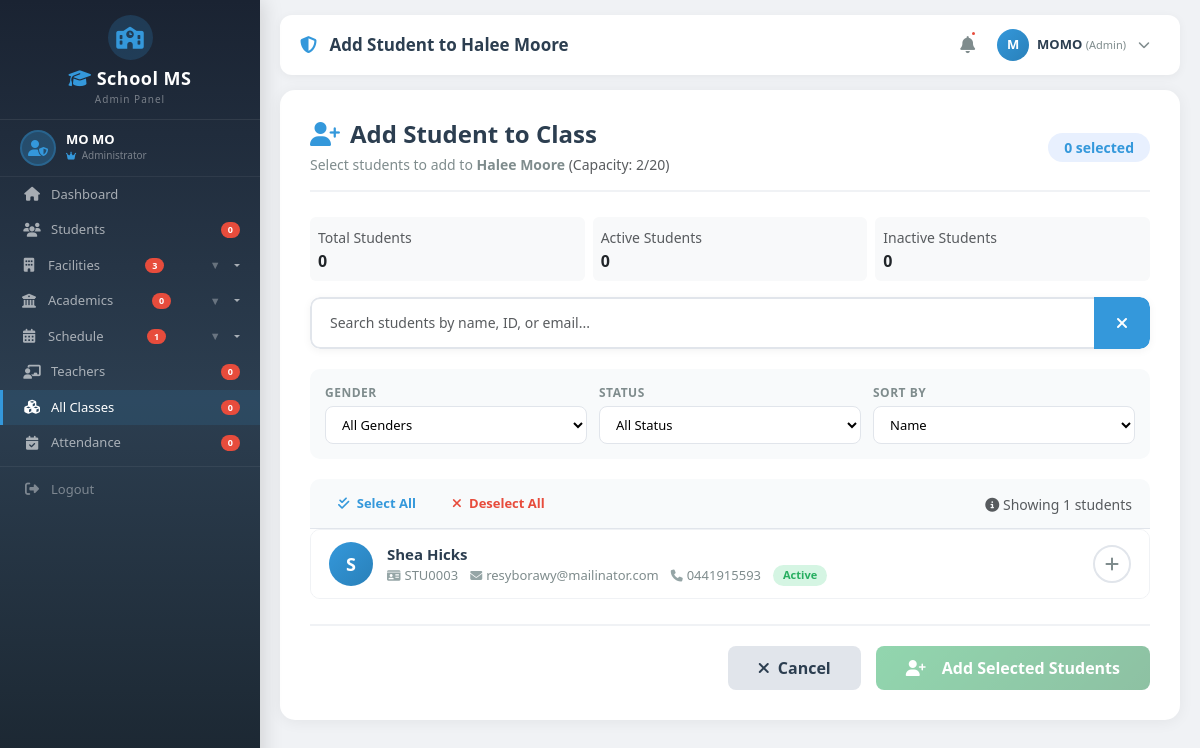
Page /classes/1/add-student/ (signed in) on the earlier database version.
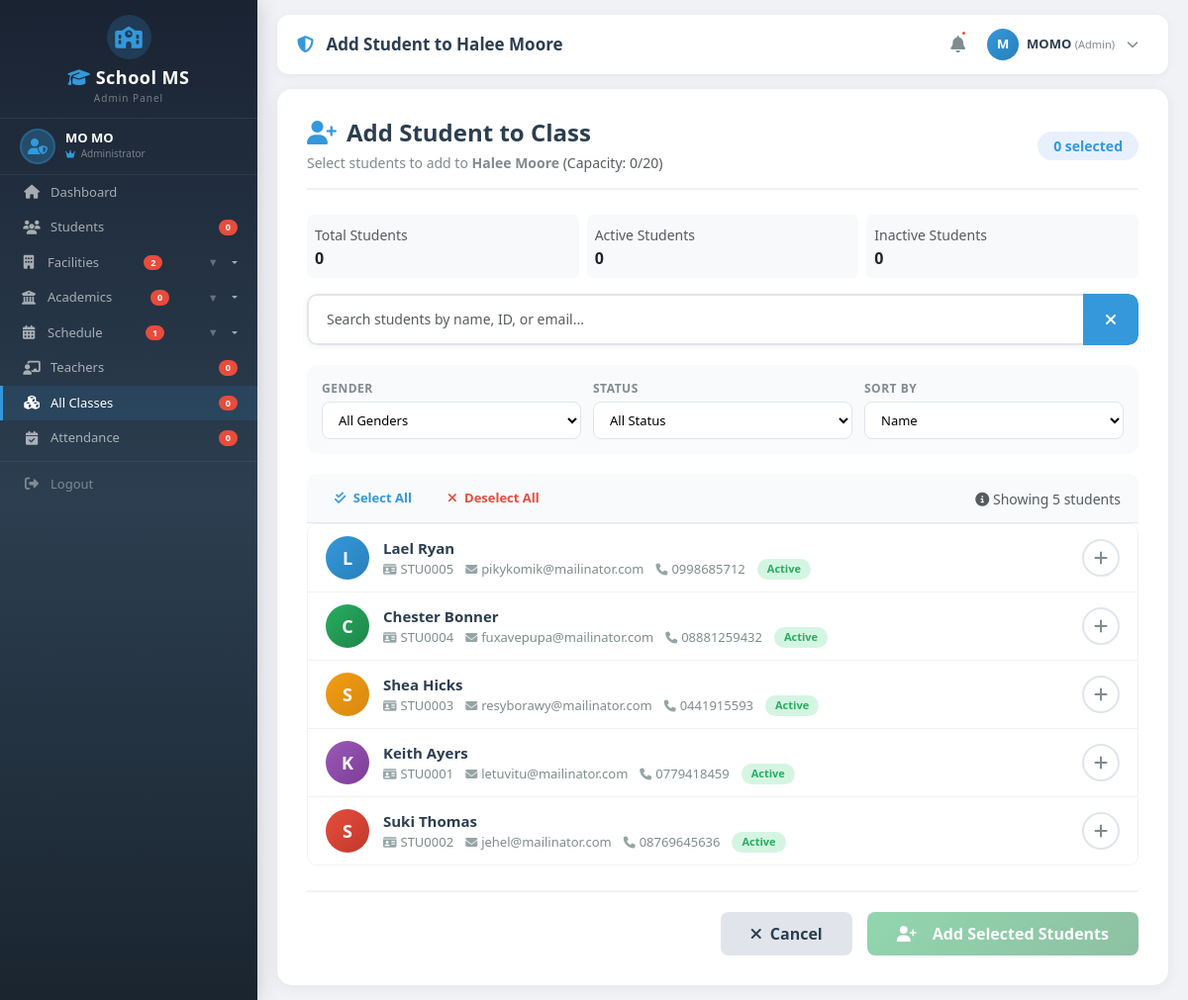
Same page on the later database version.
### classes/models.py (models this page shows, shortened)
class Class(models.Model):
    name = models.CharField(max_length=100)
    section = models.CharField(max_length=10, blank=True, null=True)
    code = models.CharField(max_length=20, unique=True, blank=True, null=True)
    building = models.ForeignKey(Building, on_delete=models.SET_NULL, null=True, blank=True, related_name='classes')
    floor = models.ForeignKey(Floor, on_delete=models.SET_NULL, null=True, blank=True, related_name='classes')
    room = models.ForeignKey(Room, on_delete=models.SET_NULL, null=True, blank=True, related_name='classes')
    room_number = models.CharField(max_length=20, blank=True, null=True)
    time_slots = models.ManyToManyField(TimeSlot, blank=True, related_name='classes')
    schedule = models.CharField(max_length=100, blank=True, null=True)
    start_time = models.TimeField(blank=True, null=True)
    end_time = models.TimeField(blank=True, null=True)
    days = models.CharField(max_length=50, blank=True, null=True)
    term = models.ForeignKey(Term, on_delete=models.SET_NULL, null=True, blank=True, related_name='classes')
    term_type = models.CharField(max_length=20, choices=Term.TERM_TYPES, blank=True, null=True)
    academic_year = models.CharField(max_length=20, blank=True, null=True)
    capacity = models.IntegerField(default=30)
    teacher = models.ForeignKey(Teacher, on_delete=models.SET_NULL, null=True, blank=True, related_name='classes')
    course = models.ForeignKey(Course, on_delete=models.SET_NULL, null=True, blank=True, related_name='classes')
    is_active = models.BooleanField(default=True)
    start_date = models.DateField(blank=True, null=True)
    end_date = models.DateField(blank=True, null=True)
    created_at = models.DateTimeField(auto_now_add=True)
    updated_at = models.DateTimeField(auto_now=True)
    def get_student_count(self):
        return self.students.filter(is_active=True).count()
    class Meta:
        verbose_name_plural = "Classes"
        ordering = ['name']

### students/models.py (models this page shows, shortened)
class Student(models.Model):
    GENDER_CHOICES = [
        ('M', 'Male'),
        ('F', 'Female'),
        ('O', 'Other')
    ]
    YEAR_CHOICES = [
        ('1', '1st Year'),
        ('2', '2nd Year'),
        ('3', '3rd Year'),
        ('4', '4th Year'),
        ('5', '5th Year'),
    ]
    user = models.OneToOneField(User, on_delete=models.CASCADE, related_name='student_profile', null=True, blank=True)
    student_id = models.CharField(max_length=20, unique=True, editable=False)
    first_name = models.CharField(max_length=100)
    last_name = models.CharField(max_length=100)
    date_of_birth = models.DateField()
    gender = models.CharField(max_length=10, choices=GENDER_CHOICES)
    phone = models.CharField(max_length=15)
    email = models.EmailField()
    address = models.TextField()
    guardian_name = models.CharField(max_length=100)
    guardian_phone = models.CharField(max_length=15)
    guardian_email = models.EmailField(blank=True, null=True)
    enrollment_date = models.DateField(auto_now_add=True)
    major = models.ForeignKey(Major, on_delete=models.SET_NULL, null=True, blank=True, related_name='students')
    year = models.CharField(max_length=10, choices=YEAR_CHOICES, default='1')
    semester = models.IntegerField(default=1, help_text="Current semester (1-8)")
    graduation_year = models.IntegerField(null=True, blank=True)
    class_enrolled = models.ForeignKey(Class, on_delete=models.SET_NULL, null=True, blank=True, related_name='students')
    courses = models.ManyToManyField(Course, blank=True, related_name='students')
    is_active = models.BooleanField(default=True)
    profile_picture = models.ImageField(upload_to='students/', blank=True, null=True)
    qr_code = models.ImageField(upload_to='qr_codes/', blank=True, null=True)
    qr_registered = models.BooleanField(default=False)
    registration_completed = models.BooleanField(default=False)
    created_at = models.DateTimeField(auto_now_add=True)
    updated_at = models.DateTimeField(auto_now=True)
    def get_full_name(self):
        return f"{self.first_name} {self.last_name}"
    class Meta:
        ordering = ['-enrollment_date']

### classes/views.py (the view, shortened to what this page needs)
# urls.py: path('<int:pk>/add-student/', views.class_add_student, name='class_add_student'),
@login_required
@admin_required
def class_add_student(request, pk):
    class_obj = get_object_or_404(Class, pk=pk)
    available_students = Student.objects.filter(is_active=True).exclude(class_enrolled=class_obj)
    context = {
        'class': class_obj,
        'available_students': available_students,
    }
    return render(request, 'Backend/admin/class/add_student.html', context)

### classes/context_processors.py (called while the page is built)
def sidebar_counts(request):
    return {
        'total_buildings': Building.objects.filter(is_active=True).count(),
        'total_floors': Floor.objects.filter(is_active=True).count(),
        'total_rooms': Room.objects.filter(is_active=True).count(),
        'total_terms': Term.objects.filter(is_active=True).count(),
        'total_timeslots': TimeSlot.objects.filter(is_active=True).count(),
    }

### templates/Backend/admin/class/add_student.html (shortened to what the changed rows need)
{% extends 'Backend/layouts/admin_layout.html' %}
{% load static %}
{% block page_title %}Add Student to {{ class.name }}{% endblock %}
{% block content %}
<div class="add-student-container">
    <div class="form-card">
        <div class="form-header">
            <div class="d-flex justify-content-between align-items-center flex-wrap gap-2">
                <div>
                    <p>
                        Select students to add to <strong>{{ class.name }}</strong>
                        {% if class.capacity %}
                        <span class="text-muted">(Capacity: {{ class.get_student_count }}/{{ class.capacity }})</span>
                        {% endif %}
                    </p>
                </div>
            </div>
        </div>
        {% if available_students %}
        <form method="POST" id="addStudentForm">
            <div class="search-box">
                <div class="input-group">
                    <input type="text" class="form-control" id="searchInput"
                        placeholder="Search students by name, ID, or email...">
                    <button class="btn" type="button" id="clearSearchBtn">
                        <i class="fas fa-times"></i>
                    </button>
                </div>
            </div>
            <div class="filter-section">
                <div class="filter-group">
                    <label>Gender</label>
                    <select id="genderFilter">
                        <option value="">All Genders</option>
                    </select>
                </div>
                <div class="filter-group">
                    <label>Status</label>
                    <select id="statusFilter">
                        <option value="">All Status</option>
                    </select>
                </div>
                <div class="filter-group">
                    <label>Sort By</label>
                    <select id="sortFilter">
                        <option value="name">Name</option>
                    </select>
                </div>
            </div>
            <div class="select-all-section">
                <div class="d-flex align-items-center gap-3">
                    <button type="button" class="select-all-btn" id="selectAllBtn">
                        <i class="fas fa-check-double"></i> Select All
                    </button>
                    <button type="button" class="select-all-btn" id="deselectAllBtn" style="color: #e74c3c;">
                        <i class="fas fa-times"></i> Deselect All
                    </button>
                </div>
                <div>
                    <small class="text-muted">
                        <i class="fas fa-info-circle"></i>
                        Showing <span id="visibleCount">{{ available_students|length }}</span> students
                    </small>
                </div>
            </div>
            <div class="student-list" id="studentList">
                {% for student in available_students %}
                <div class="student-item" data-student-id="{{ student.id }}" data-gender="{{ student.gender }}"
                    data-status="{% if student.is_active %}active{% else %}inactive{% endif %}"
                    data-name="{{ student.get_full_name|lower }}" data-id="{{ student.student_id }}"
                    data-email="{{ student.email|lower }}">
                    <div class="student-avatar {% cycle 'blue' 'green' 'orange' 'purple' 'red' 'teal' 'pink' %}">
                        {{ student.first_name|first|upper }}
                    </div>
                    <div class="student-info">
                        <div class="name">{{ student.get_full_name }}</div>
                        <div class="details">
                            <span><i class="fas fa-id-card"></i> {{ student.student_id }}</span>
                            <span><i class="fas fa-envelope"></i> {{ student.email }}</span>
                            <span><i class="fas fa-phone"></i> {{ student.phone }}</span>
                            <span class="badge-status {% if student.is_active %}active{% else %}inactive{% endif %}">
                                {% if student.is_active %}Active{% else %}Inactive{% endif %}
                            </span>
                        </div>
                    </div>
                    <div class="select-btn"
                        onclick="event.stopPropagation(); toggleSelect(this.closest('.student-item'))">
                        <i class="fas fa-plus"></i>
                    </div>
                </div>
                {% endfor %}
            </div>
            <div class="form-actions">
                <a href="{% url 'classes:class_detail' class.id %}" class="btn btn-secondary">
                    <i class="fas fa-times me-2"></i>Cancel
                </a>
                <button type="submit" class="btn btn-success" id="submitBtn" disabled>
                </button>
            </div>
        </form>
        {% endif %}
    </div>
</div>
{% endblock %}

### templates/Backend/layouts/admin_layout.html (shortened to what the changed rows need)
{% load static %}
<!DOCTYPE html>
<html lang="en">
<head>
    <link href="https://cdn.jsdelivr.net/npm/bootstrap@5.3.0/dist/css/bootstrap.min.css" rel="stylesheet">
    <link rel="stylesheet" href="https://cdnjs.cloudflare.com/ajax/libs/font-awesome/6.4.0/css/all.min.css">
</head>
<body>
    <div class="sidebar" id="sidebar">
        <div class="sidebar-menu-wrapper">
            <ul class="sidebar-menu">
                <li>
                    <button
                        class="dropdown-toggle {% if 'building' in request.path or 'floor' in request.path or 'room' in request.path %}active{% endif %}"
                        onclick="toggleDropdown(this)">
                        <i class="fas fa-building"></i> Facilities
                        <span class="badge-notification">{{ total_buildings|default:0 }}</span>
                        <span class="arrow">▼</span>
                    </button>
                </li>
            </ul>
        </div>
    </div>
    <div class="main-content" id="mainContent">
        <div class="top-nav">
            <div class="left-section">
                <h4 class="page-title">
                    <i class="fas fa-shield-alt me-2" style="color: #3498db;"></i>
                    {% block page_title %}Admin Dashboard{% endblock %}
                </h4>
            </div>
        </div>
        <div class="content-area">
            {% block content %}{% endblock %}
        </div>
    </div>
</body>
</html>

Differences in the rows shown:
changed Class "Halee Moore": get_student_count "2" → "0"
added Student: first_name|first "L", get_full_name "Lael Ryan", student_id "STU0005", email "pikykomik@mailinator.com", phone "0998685712", is_active "Active"
added Student: first_name|first "C", get_full_name "Chester Bonner", student_id "STU0004", email "fuxavepupa@mailinator.com", phone "08881259432", is_active "Active"
now on this page (row edited): Student: first_name|first "K", get_full_name "Keith Ayers", student_id "STU0001", email "letuvitu@mailinator.com", phone "0779418459", is_active "Active"
now on this page (row edited): Student: first_name|first "S", get_full_name "Suki Thomas", student_id "STU0002", email "jehel@mailinator.com", phone "08769645636", is_active "Active"
Other differences:
{{ total_buildings|default:0 }}: "3" → "2"
{{ available_students|length }}: "1" → "5"
